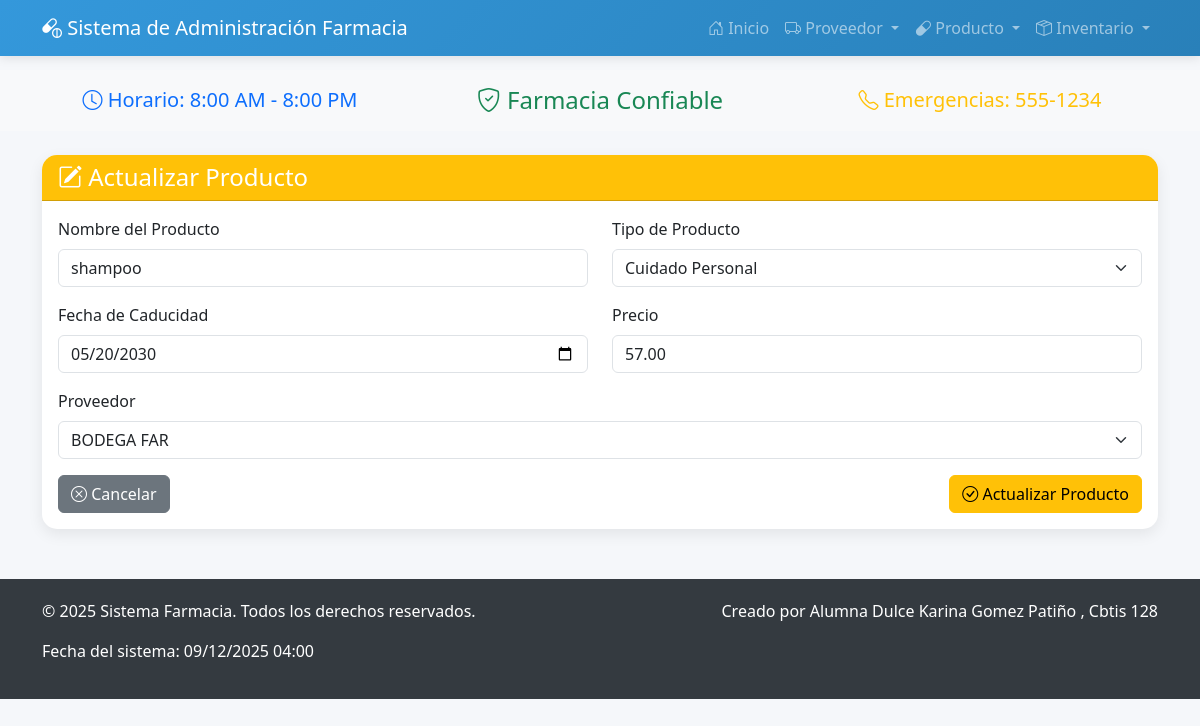
Page /producto/actualizar/1/ on the committed database.
### FARMACIAAAAA/app_Farmacia/models.py (models this page shows, shortened)
class Producto(models.Model):
    nombre = models.CharField(max_length=100)
    tipo_producto = models.CharField(max_length=50)
    fecha_caducidad = models.DateField()
    precio = models.DecimalField(max_digits=10, decimal_places=2)
    proveedor = models.ForeignKey(Proveedor, on_delete=models.CASCADE, related_name='productos')

class Proveedor(models.Model):
    nombre = models.CharField(max_length=100)
    direccion = models.TextField()
    telefono = models.CharField(max_length=15)
    email = models.EmailField()
    rfc = models.CharField(max_length=13)
    fecha_registro = models.DateField(auto_now_add=True)
    activo = models.BooleanField(default=True)

### FARMACIAAAAA/app_Farmacia/views.py (the view, shortened to what this page needs)
# urls.py: path('producto/actualizar/<int:id>/', views.actualizar_producto, name='actualizar_producto'),
def actualizar_producto(request, id):
    producto = get_object_or_404(Producto, id=id)
    proveedores = Proveedor.objects.all()
    return render(request, 'producto/actualizar_producto.html', {
        'producto': producto,
        'proveedores': proveedores
    })

### FARMACIAAAAA/app_Farmacia/templates/producto/actualizar_producto.html (shortened to what this page needs)
{% extends 'base.html' %}
{% block content %}
<div class="card card-custom">
    <div class="card-header bg-warning text-white">
        <h4 class="mb-0">
            <i class="bi bi-pencil-square"></i> Actualizar Producto
        </h4>
    </div>
    <div class="card-body">
        <form method="POST">
            <div class="row">
                <div class="col-md-6 mb-3">
                    <label class="form-label">Nombre del Producto</label>
                    <input type="text" class="form-control" name="nombre" value="{{ producto.nombre }}" required>
                </div>
                <div class="col-md-6 mb-3">
                    <label class="form-label">Tipo de Producto</label>
                    <select class="form-select" name="tipo_producto" required>
                        <option value="Cuidado Personal" {% if producto.tipo_producto == "Cuidado Personal" %}selected{% endif %}>Cuidado Personal</option>
                    </select>
                </div>
            </div>
            <div class="row">
                <div class="col-md-6 mb-3">
                    <label class="form-label">Fecha de Caducidad</label>
                    <input type="date" class="form-control" name="fecha_caducidad" value="{{ producto.fecha_caducidad|date:'Y-m-d' }}" required>
                </div>
                <div class="col-md-6 mb-3">
                    <label class="form-label">Precio</label>
                    <input type="number" class="form-control" name="precio" value="{{ producto.precio }}" step="0.01" required>
                </div>
            </div>
            <div class="mb-3">
                <label class="form-label">Proveedor</label>
                <select class="form-select" name="proveedor" required>
                    {% for proveedor in proveedores %}
                    <option value="{{ proveedor.id }}" {% if proveedor.id == producto.proveedor.id %}selected{% endif %}>
                        {{ proveedor.nombre }}
                    </option>
                    {% endfor %}
                </select>
            </div>
            <div class="d-flex justify-content-between">
                <a href="{% url 'ver_productos' %}" class="btn btn-secondary">
                    <i class="bi bi-x-circle"></i> Cancelar
                </a>
                <button type="submit" class="btn btn-warning">
                    <i class="bi bi-check-circle"></i> Actualizar Producto
                </button>
            </div>
        </form>
    </div>
</div>
{% endblock %}

### FARMACIAAAAA/app_Farmacia/templates/base.html (style rules this page uses)
.card { border-radius: 12px; overflow: hidden; }
:root { --primary-color: #3498db; --secondary-color: #2ecc71; --accent-color: #e74c3c; --light-color: #f8f9fa; --dark-color: #343a40; }
body { background-color: #f5f7fa; font-family: 'Segoe UI', Tahoma, Geneva, Verdana, sans-serif; padding-top: 70px; }
.card-custom { border: none; border-radius: 15px; box-shadow: 0 5px 15px rgba(0,0,0,0.08); transition: transform 0.3s; }

### rows in the picture
Producto: nombre "shampoo", tipo_producto "Cuidado Personal", fecha_caducidad "05/20/2030", precio "57.00", proveedor "BODEGA FAR"
